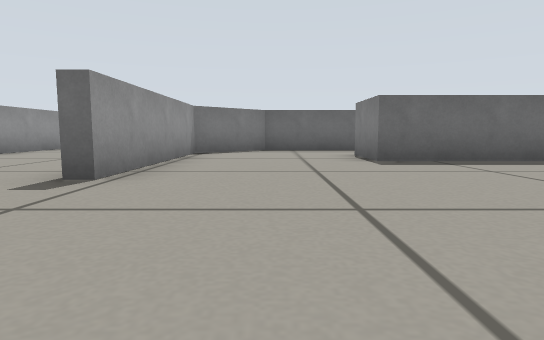
View 1 (above)

16 first-person views from a walk through a robot-simulator world made for Gazebo. The camera is 0.22 m above the floor, tilts 6° down and sees 75° across. The floor is counted in squares, 0.5 m on a side. Each view is taken from the middle of a square. On the plan, view 1 faces up. The plan holds only what a view shows up to about 9 squares ahead; the rest is blank. Gazebo's built-in surfaces are drawn with simple patterns.

View 2
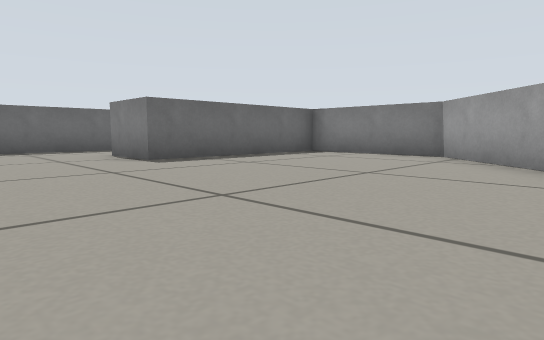

View 3
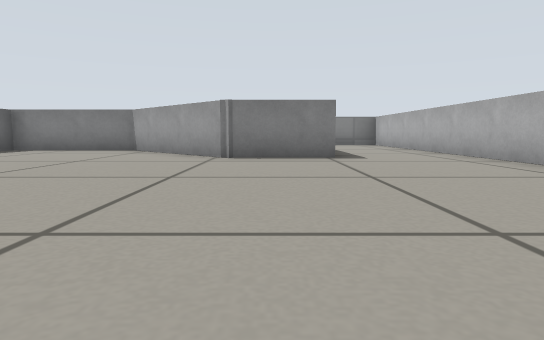

View 4
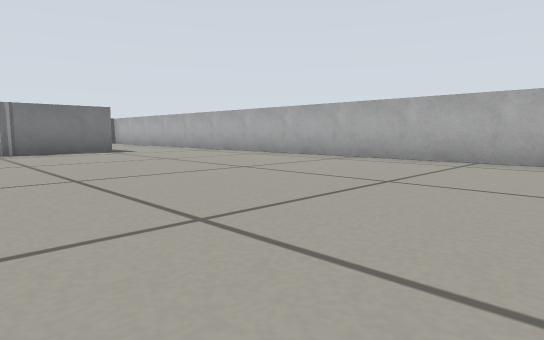

View 5
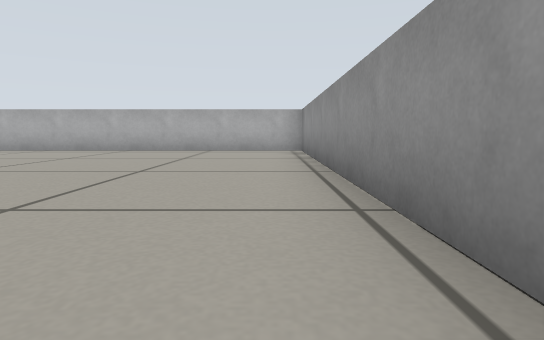

View 6
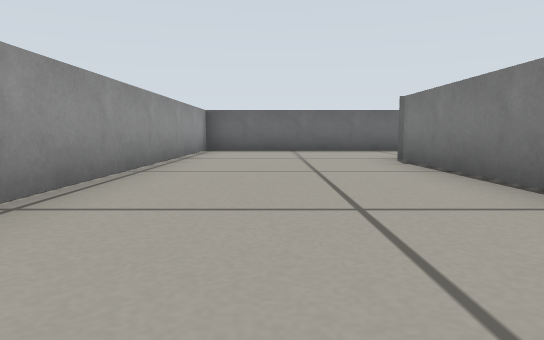

View 7
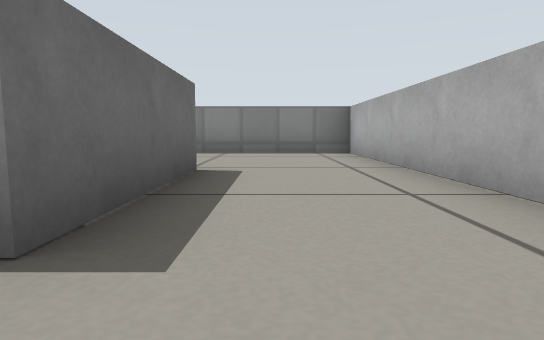

View 8
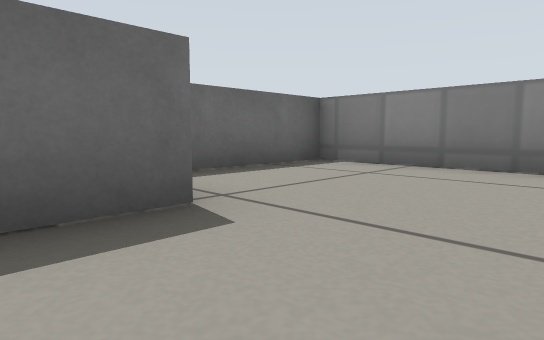

View 9
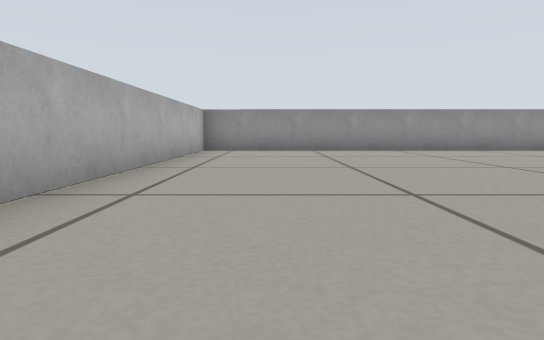

View 10
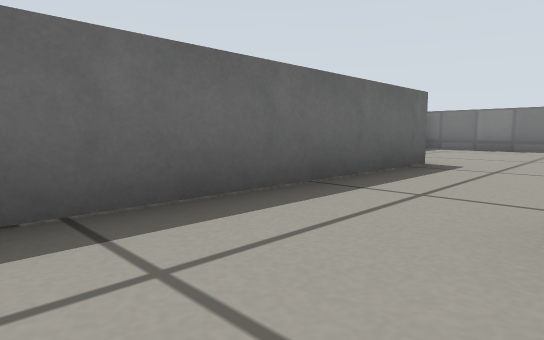

View 11
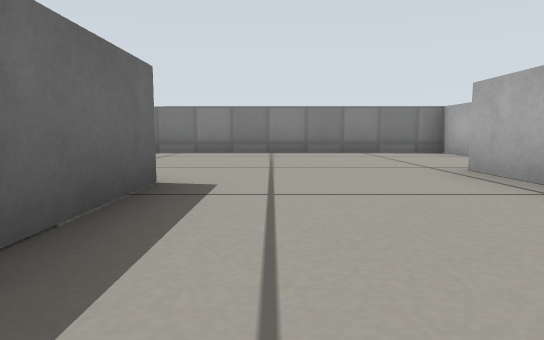

View 12
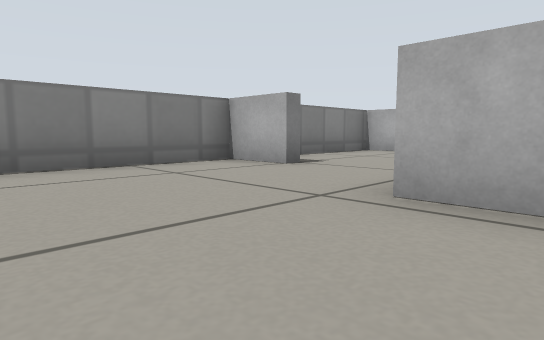

View 13
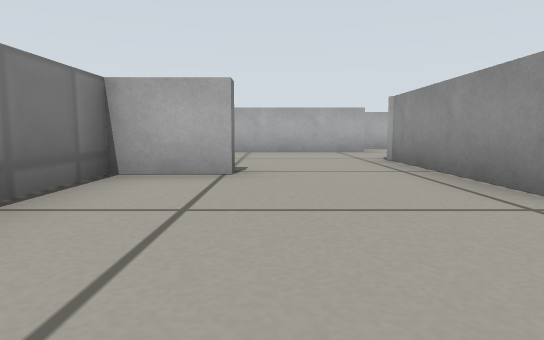

View 14
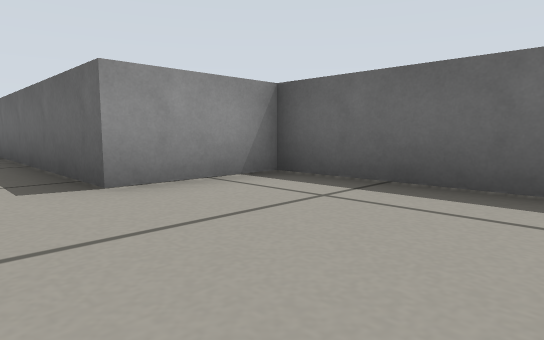

View 15
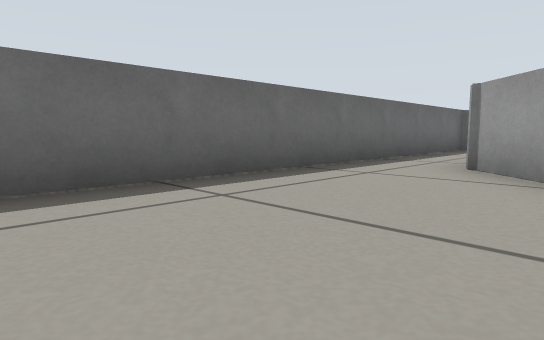

View 16
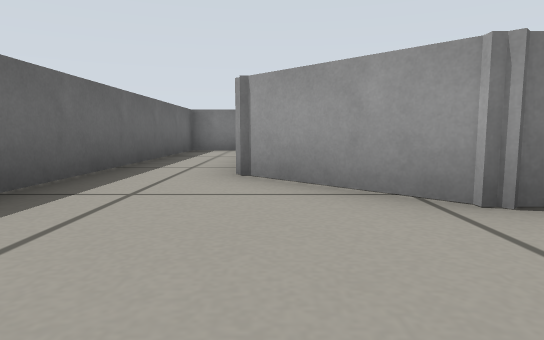

### Floor plan
Points are (right, up) in squares from view 1. A wall is a line through its corners. A room is listed if a view was taken in it or the views show most of it. See-through windows are left out.
Room 1 (views 1, 2, 3, 4, 5, 6, 7, 8, 9, 10, 11, 15, 16)
walls: (-1.9, 4.6) (-1.9, 7.7) (-0.2, 9.4); (6.2, -2.1) (3.2, -2.1) (3.2, -0.2) (5.8, 2.4) (5.8, 5.4) (1.6, 5.4) (1.6, 7); (3.4, 9) (-0.2, 9) (-1.6, 7.6) (-1.6, 3.2); (4.8, 9.9) (4.8, 11) (-5.7, 11) (-5.7, -4.7) (9.7, -4.7) (9.7, -0.4) (7.2, -0.4)
ways out: opening at (3, 7) to room 2
Room 2 (views 12, 13, 14)
walls: (4.9, 5.7) (6.1, 5.7) (6.1, 2.4); (8.4, 3.9) (8.4, 4.3) (9.7, 4.3) (9.7, 10.6); (7.6, 11) (5.1, 11) (5.1, 9) (3.4, 9); (5.9, -0.1) (9.7, -0.1) (9.7, 2.6)
ways out: opening at (3, 7) to room 1

Positions as (right, up) in squares from view 1, and headings:
1: (0, 0), facing up
2: (-1, 0), facing up-right
3: (-3, -1), facing right
4: (-5, 1), facing down-right
5: (-5, 4), facing down
6: (-4, 2), facing up
7: (2, -3), facing right
8: (5, -4), facing up-right
9: (3, -3), facing left
10: (0, 7), facing up-right
11: (2, 8), facing right
12: (5, 8), facing down-right
13: (8, 8), facing down
14: (8, 8), facing up-left
15: (-5, 8), facing up-right
16: (-4, 9), facing right
